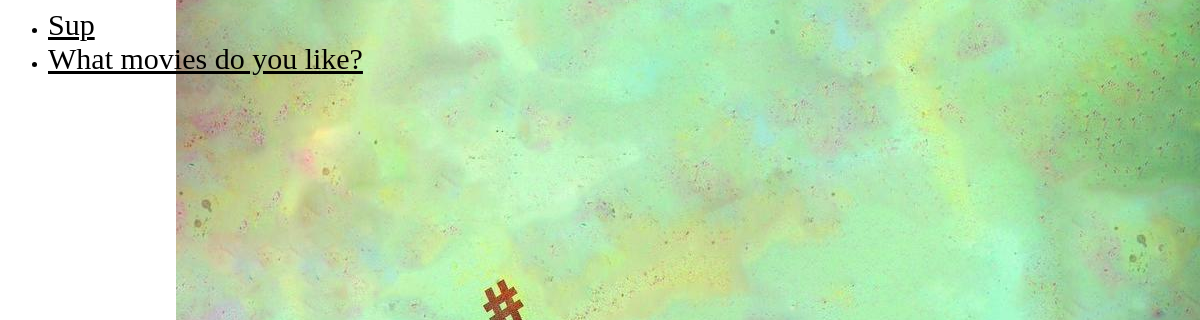
Before: /polls/ with the older database file.
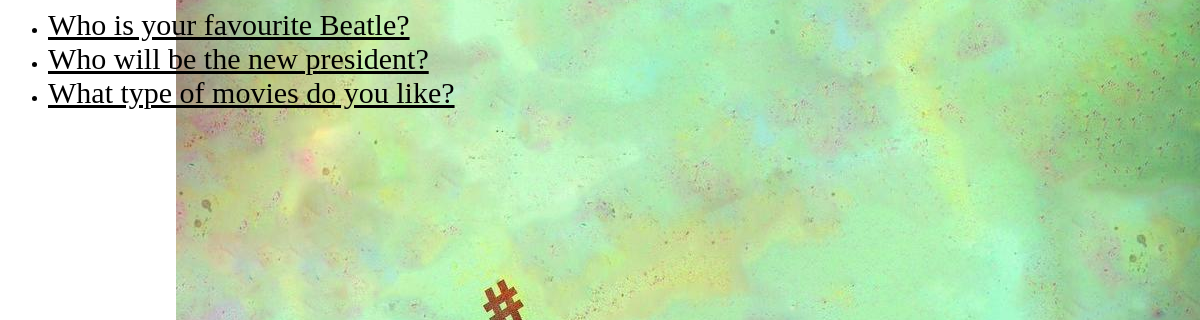
After: the same page with the newer database file.
### polls/models.py (models this page shows, shortened)
class Question(models.Model):
    question_text = models.CharField(max_length=200)
    pub_date = models.DateTimeField('date published')
    def was_published_recently(self):
        now = timezone.now()
        return now - datetime.timedelta(days=1) <= self.pub_date <= now
    was_published_recently.admin_order_field = 'pub_date'
    was_published_recently.boolean = True
    was_published_recently.short_description = 'Published recently?'

### polls/views.py (the view)
class IndexView(generic.ListView):
    template_name = 'polls/index.html'
    context_object_name = 'latest_question_list'
    def get_queryset(self):
        return Question.objects.filter(pub_date__lte=timezone.now()).order_by('-pub_date')[:5]

### polls/templates/polls/index.html
{% load static %}
<link rel="stylesheet" type="text/css" href="{% static 'polls/style.css' %}" />
{% if latest_question_list %}
    <ul>
    {% for question in latest_question_list %}
  <li><a href="{% url 'polls:detail' question.id %}">{{ question.question_text }}</a></li>
    {% endfor %}
    </ul>
{% else %}
    <p>No polls are available.</p>
{% endif %}

### polls/static/polls/style.css (style rules this page uses)
li a { color: black; font-family: verdana; font-size: 30px; }

Changed rows visible on the page:
removed Question: question_text "Sup"
added Question: question_text "Who is your favourite Beatle?"
added Question: question_text "Who will be the new president?"
changed Question: question_text "What movies do you like?" → "What type of movies do you like?"
